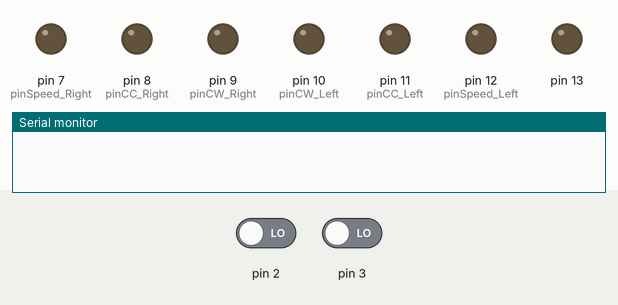
Simulated run of this sketch. Board: Arduino Uno, built with avr-gcc and run on an emulated ATmega328P. Parts: output pins drawn as LEDs (lit = HIGH), the last lines printed to the serial monitor. The inputs (shaded band) are chosen by the test bench; at power-on: pin 2 LOW, pin 3 LOW.

Above: at 0.1 s.
At 3.1 s:
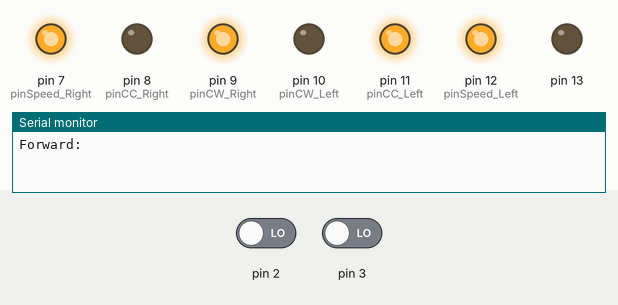
Timing chart, 0 to 4.6 s (numbered marks = the images above):
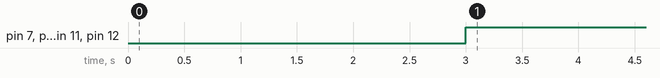

The sketch:

arduino_control.ino
```cpp
/*
ECEN2830 position control
*/

// define pins
const int pinON = 6;
const int pinCC_Right = 8;
const int pinCW_Right = 9;
const int pinSpeed_Right = 7;
const int pinCW_Left = 10;
const int pinCC_Left = 11;
const int pinSpeed_Left = 12;

// define vars
volatile unsigned int enc_left = 0;
volatile unsigned int enc_right = 0;


// setup pins and initial values
void setup() {
  pinMode(pinON,INPUT);
  pinMode(pinCW_Left,OUTPUT);
  pinMode(pinCC_Left,OUTPUT);
  pinMode(pinSpeed_Left,OUTPUT);
  pinMode(pinCW_Right,OUTPUT);
  pinMode(pinCC_Right,OUTPUT);
  pinMode(pinSpeed_Right,OUTPUT);
  pinMode(13,OUTPUT);
  stop();

  Serial.begin(9600);

  attachInterrupt(1, count_Left, RISING);
  attachInterrupt(0, count_Right, RISING);
}

void loop() {
  stop();
  //do {} while (digitalRead(pinON) == LOW);
  delay(3000);
  forward(24, 200);
  right(180, 200);
  forward(24, 200);
  left(180, 200);
}

void stop() {
  digitalWrite(13,LOW);
  digitalWrite(pinCW_Left, LOW);
  digitalWrite(pinCC_Left, LOW);
  digitalWrite(pinSpeed_Left, LOW);
  digitalWrite(pinCW_Right, LOW);
  digitalWrite(pinCC_Right, LOW);
  digitalWrite(pinSpeed_Right, LOW);
}

void count_Left(){
  enc_left++;
}

void count_Right(){
  enc_right++;
}

void forward(unsigned int distance, int spd){
  Serial.print("Forward: ");
  go(true, false, distance*75/2, spd);
}

void backward(unsigned int distance, int spd){
  Serial.print("Backward: ");
  go(false, true, distance*75/2, spd);
}

void left(unsigned int distance, int spd){
  Serial.print("Left: ");
  go(false, false, distance*34/9, spd);
}

void right(unsigned int distance, int spd){
  Serial.print("Right: ");
  go(true, true, distance*34/9, spd);
}

void go(boolean LCC, boolean RCC, unsigned int distance, int spd){
  //make sure speed is less than or equal to 1023 so that we can compensate
  stop();
  enc_left = 0;
  enc_right = 0;

  set_LCC(LCC);
  set_RCC(RCC);

  analogWrite(pinSpeed_Right, spd);
  analogWrite(pinSpeed_Left, spd);

  do{compensate(spd);} while((enc_left < distance)&&(enc_right < distance));
  stop();

  Serial.print(" Left: ");
  Serial.print(enc_left);
  Serial.print(" Right: ");
  Serial.print(enc_right);
  Serial.print(" Diff: ");
  Serial.print(diff());
  Serial.println(' ');

  //reset encoders
  enc_left = 0;
  enc_right = 0;
  return;
}

void compensate(int spd){
  int comp_speed = spd + (diff())^2;
  if (comp_speed >= 255){
    comp_speed = 255;
  }
  if (enc_left > enc_right){
    analogWrite(pinSpeed_Left, spd);
    analogWrite(pinSpeed_Right, comp_speed);
  }
  if (enc_right > enc_left){
    analogWrite(pinSpeed_Right, spd);
    analogWrite(pinSpeed_Left, comp_speed);
  }
  if (enc_right == enc_left){
    analogWrite(pinSpeed_Left, spd);
    analogWrite(pinSpeed_Right, spd);
  }
}

void set_LCC(boolean LCC){
  if (LCC){
    digitalWrite(pinCC_Left, HIGH);
  }
  else{
    digitalWrite(pinCW_Left, HIGH);
  }
}

void set_RCC(boolean RCC){
  if (RCC){
    digitalWrite(pinCC_Right, HIGH);
  }
  else{
    digitalWrite(pinCW_Right, HIGH);
  }
}

int diff(){
  if (enc_left >= enc_right){
    return (enc_left - enc_right);
  }
  else{
    return (enc_right - enc_left);
  }
}
```

Measured:
- by itself, pin 7 (pinSpeed_Right), pin 9 (pinCW_Right), pin 11 (pinCC_Left), pin 12 (pinSpeed_Left): LOW → HIGH at 3.0 s
